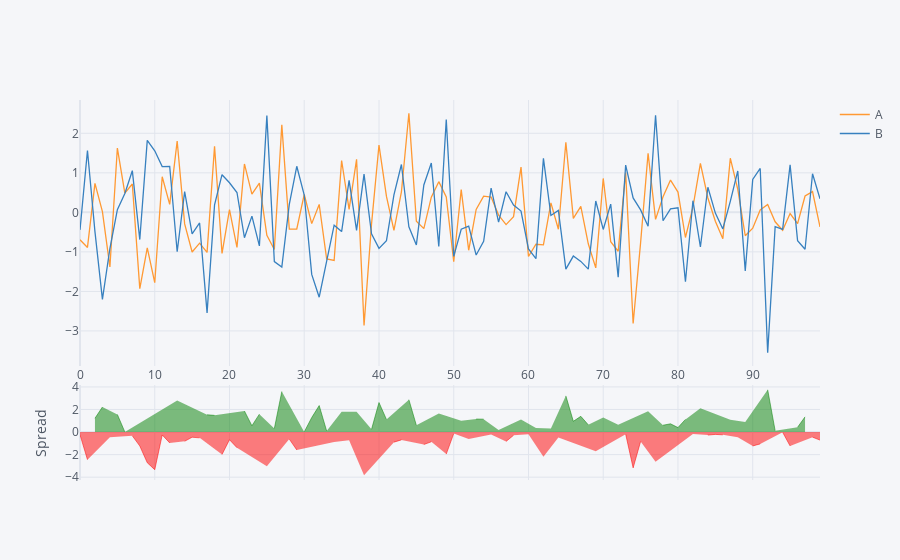

Source (notebook cell):
### Code cell
df[["A","B"]].iplot(kind="spread")
